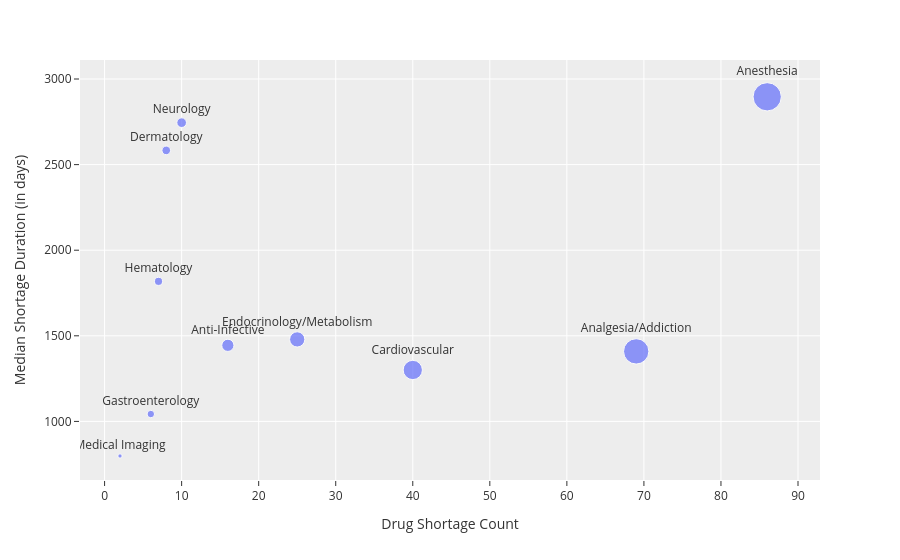

The code cell stored with this chart in its notebook:
### Markdown cell above
#### Insights from the Box plot showing shortage duration by categorical variables (therapeutic category):
While in the previous graphs we have seen that the most shortages of drug (count of drugs) is reported in Anesthesia, Psychiatry and Cardiovascular, the longest median duration is also reported in Anesthesia, highlighting Anesthesia therapeutic area as the most vulnerable to supply constraints (both on the shortage duration and shortage count of drugs). To study this combination of median shortage duration and count of drug shortage, scatter plot will be used to study the overall risk.

### Code cell
# Helper Function 5: Scatter plot of median shortage duration v/s drug shortage count for a given categorical variable (like therapeutic_category)
def make_scatter_plot_durationvsshortage(df_filtered, groupby_category):
  '''
  Plots scatter plot of median shortage duration v/s drug shortage count for a given categorical variable (like therapeutic_category)
  Size of the point is proportional to the count of drug shortages (Top 10 entities are shown on the plot)
  The plot shows shortage aggregated over filtered time frame for each entity of the selected category.
  Input - Filtered dataframe, groupby_category
  Output - Plotly figure
  '''

  # data is filtered for availability status as 'Unavailable', and 'Resolved' - just to see the impacted drugs
  # Excluding 'To Be Discontinued' (permanent exits, not shortages) and zero-duration records (same-day FDA entries with no monitoring period)
  # Keeping 'Resolved' as historical benchmark for completed shortage duration;

  reliable_states = ['Unavailable', 'Resolved']
  df_duration = df_filtered[
      (df_filtered['duration_days'] > 0) &
      (df_filtered['availability'].isin(reliable_states))
  ]
  scatter_data = df_duration.groupby(groupby_category).agg(
      shortage_count=('duration_days', 'count'),
      median_duration=('duration_days', 'median')
  ).reset_index().head(10)
  fig = px.scatter(scatter_data,
                  x='shortage_count',
                  y='median_duration',
                  text=groupby_category,
                  size='shortage_count',
                  labels={'shortage_count': 'Number of Shortages',
                          'median_duration': 'Median Duration (days)'})
  fig.update_traces(textposition='top center')
  fig.update_layout(yaxis_title='Median Shortage Duration (in days)')
  fig.update_layout(xaxis_title='Drug Shortage Count')
  # Updating the theme
  fig.update_layout(template='ggplot2')
  return fig

# Executing the function with full dataframe:
make_scatter_plot_durationvsshortage(df,groupby_category='therapeutic_category')

### Figure 1 — Plotly figure (JSON) as saved in the notebook; plotly's stock layout.template omitted (floating-point values rounded to 4 significant figures)
{"data": [{"hovertemplate": "Number of Shortages=%{marker.size}<br>Median Duration (days)=%{y}<br>therapeutic_category=%{text}<extra></extra>", "legendgroup": "", "marker": {"color": "#636efa", "size": [69, 86, 16, 40, 8, 25, 6, 7, 2, 10], "sizemode": "area", "sizeref": 0.215, "symbol": "circle"}, "mode": "markers+text", "name": "", "orientation": "v", "showlegend": false, "text": ["Analgesia/Addiction", "Anesthesia", "Anti-Infective", "Cardiovascular", "Dermatology", "Endocrinology/Metabolism", "Gastroenterology", "Hematology", "Medical Imaging", "Neurology"], "textposition": "top center", "type": "scatter", "x": [69, 86, 16, 40, 8, 25, 6, 7, 2, 10], "xaxis": "x", "y": [1409.0, 2896.0, 1444.0, 1300.0, 2583.0, 1479.0, 1043.0, 1818.0, 798.0, 2745.0], "yaxis": "y"}], "layout": {"legend": {"itemsizing": "constant", "tracegroupgap": 0}, "margin": {"t": 60}, "xaxis": {"anchor": "y", "domain": [0, 1], "title": {"text": "Drug Shortage Count"}}, "yaxis": {"anchor": "x", "domain": [0, 1], "title": {"text": "Median Shortage Duration (in days)"}}}}
